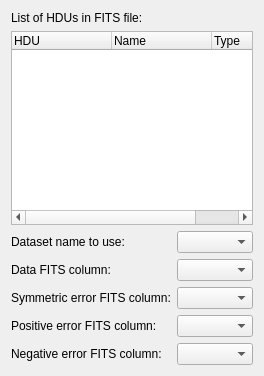
<?xml version="1.0" encoding="UTF-8"?>
<ui version="4.0">
 <class>fitstab</class>
 <widget class="QWidget" name="fitstab">
  <property name="geometry">
   <rect>
    <x>0</x>
    <y>0</y>
    <width>264</width>
    <height>376</height>
   </rect>
  </property>
  <layout class="QVBoxLayout" name="verticalLayout_2">
   <item>
    <layout class="QHBoxLayout">
     <property name="spacing">
      <number>6</number>
     </property>
     <property name="margin">
      <number>0</number>
     </property>
     <item>
      <widget class="QLabel" name="fitslabel">
       <property name="text">
        <string>List of HDUs in FITS file:</string>
       </property>
       <property name="wordWrap">
        <bool>true</bool>
       </property>
      </widget>
     </item>
     <item>
      <widget class="QLabel" name="fitsimportstatus">
       <property name="text">
        <string/>
       </property>
       <property name="alignment">
        <set>Qt::AlignRight|Qt::AlignTrailing|Qt::AlignVCenter</set>
       </property>
      </widget>
     </item>
    </layout>
   </item>
   <item>
    <widget class="QTreeWidget" name="fitshdulist">
     <property name="rootIsDecorated">
      <bool>false</bool>
     </property>
     <property name="columnCount">
      <number>3</number>
     </property>
     <column>
      <property name="text">
       <string>HDU</string>
      </property>
     </column>
     <column>
      <property name="text">
       <string>Name</string>
      </property>
     </column>
     <column>
      <property name="text">
       <string>Type</string>
      </property>
     </column>
    </widget>
   </item>
   <item>
    <layout class="QGridLayout" name="gridLayout_2">
     <item row="0" column="0">
      <widget class="QLabel" name="label_10">
       <property name="text">
        <string>Dataset name to use:</string>
       </property>
      </widget>
     </item>
     <item row="0" column="1">
      <widget class="HistoryCombo" name="fitsdatasetname">
       <property name="toolTip">
        <string>&lt;html&gt;&lt;head&gt;&lt;meta name=&quot;qrichtext&quot; content=&quot;1&quot; /&gt;&lt;/head&gt;&lt;body style=&quot; white-space: pre-wrap; font-family:Sans Serif; font-size:9pt; font-weight:400; font-style:normal; text-decoration:none;&quot;&gt;&lt;p style=&quot; margin-top:0px; margin-bottom:0px; margin-left:0px; margin-right:0px; -qt-block-indent:0; text-indent:0px;&quot;&gt;Column or image specified is imported using the name given here&lt;/p&gt;&lt;/body&gt;&lt;/html&gt;</string>
       </property>
      </widget>
     </item>
     <item row="1" column="0">
      <widget class="QLabel" name="label_11">
       <property name="text">
        <string>Data FITS column:</string>
       </property>
      </widget>
     </item>
     <item row="1" column="1">
      <widget class="QComboBox" name="fitsdatacolumn">
       <property name="toolTip">
        <string>&lt;html&gt;&lt;head&gt;&lt;meta name=&quot;qrichtext&quot; content=&quot;1&quot; /&gt;&lt;/head&gt;&lt;body style=&quot; white-space: pre-wrap; font-family:Sans Serif; font-size:9pt; font-weight:400; font-style:normal; text-decoration:none;&quot;&gt;&lt;p style=&quot; margin-top:0px; margin-bottom:0px; margin-left:0px; margin-right:0px; -qt-block-indent:0; text-indent:0px;&quot;&gt;If importing a table, this is the column used to provide the main data&lt;/p&gt;&lt;/body&gt;&lt;/html&gt;</string>
       </property>
       <property name="editable">
        <bool>false</bool>
       </property>
      </widget>
     </item>
     <item row="2" column="0">
      <widget class="QLabel" name="label_12">
       <property name="text">
        <string>Symmetric error FITS column:</string>
       </property>
      </widget>
     </item>
     <item row="2" column="1">
      <widget class="QComboBox" name="fitssymcolumn">
       <property name="toolTip">
        <string>&lt;html&gt;&lt;head&gt;&lt;meta name=&quot;qrichtext&quot; content=&quot;1&quot; /&gt;&lt;/head&gt;&lt;body style=&quot; white-space: pre-wrap; font-family:Sans Serif; font-size:9pt; font-weight:400; font-style:normal; text-decoration:none;&quot;&gt;&lt;p style=&quot; margin-top:0px; margin-bottom:0px; margin-left:0px; margin-right:0px; -qt-block-indent:0; text-indent:0px;&quot;&gt;Column used for symmetric errors, if appropriate&lt;/p&gt;&lt;/body&gt;&lt;/html&gt;</string>
       </property>
       <property name="editable">
        <bool>false</bool>
       </property>
      </widget>
     </item>
     <item row="3" column="0">
      <widget class="QLabel" name="label_13">
       <property name="text">
        <string>Positive error FITS column:</string>
       </property>
      </widget>
     </item>
     <item row="3" column="1">
      <widget class="QComboBox" name="fitsposcolumn">
       <property name="toolTip">
        <string>&lt;html&gt;&lt;head&gt;&lt;meta name=&quot;qrichtext&quot; content=&quot;1&quot; /&gt;&lt;/head&gt;&lt;body style=&quot; white-space: pre-wrap; font-family:Sans Serif; font-size:9pt; font-weight:400; font-style:normal; text-decoration:none;&quot;&gt;&lt;p style=&quot; margin-top:0px; margin-bottom:0px; margin-left:0px; margin-right:0px; -qt-block-indent:0; text-indent:0px;&quot;&gt;Column used for positive errors, if appropriate&lt;/p&gt;&lt;/body&gt;&lt;/html&gt;</string>
       </property>
       <property name="editable">
        <bool>false</bool>
       </property>
      </widget>
     </item>
     <item row="4" column="0">
      <widget class="QLabel" name="label_14">
       <property name="text">
        <string>Negative error FITS column:</string>
       </property>
      </widget>
     </item>
     <item row="4" column="1">
      <widget class="QComboBox" name="fitsnegcolumn">
       <property name="toolTip">
        <string>&lt;html&gt;&lt;head&gt;&lt;meta name=&quot;qrichtext&quot; content=&quot;1&quot; /&gt;&lt;/head&gt;&lt;body style=&quot; white-space: pre-wrap; font-family:Sans Serif; font-size:9pt; font-weight:400; font-style:normal; text-decoration:none;&quot;&gt;&lt;p style=&quot; margin-top:0px; margin-bottom:0px; margin-left:0px; margin-right:0px; -qt-block-indent:0; text-indent:0px;&quot;&gt;Column used for negative errors, if appropriate&lt;/p&gt;&lt;/body&gt;&lt;/html&gt;</string>
       </property>
       <property name="editable">
        <bool>false</bool>
       </property>
      </widget>
     </item>
    </layout>
   </item>
  </layout>
 </widget>
 <customwidgets>
  <customwidget>
   <class>HistoryCombo</class>
   <extends>QComboBox</extends>
   <header>historycombo.h</header>
  </customwidget>
 </customwidgets>
 <resources/>
 <connections/>
</ui>
